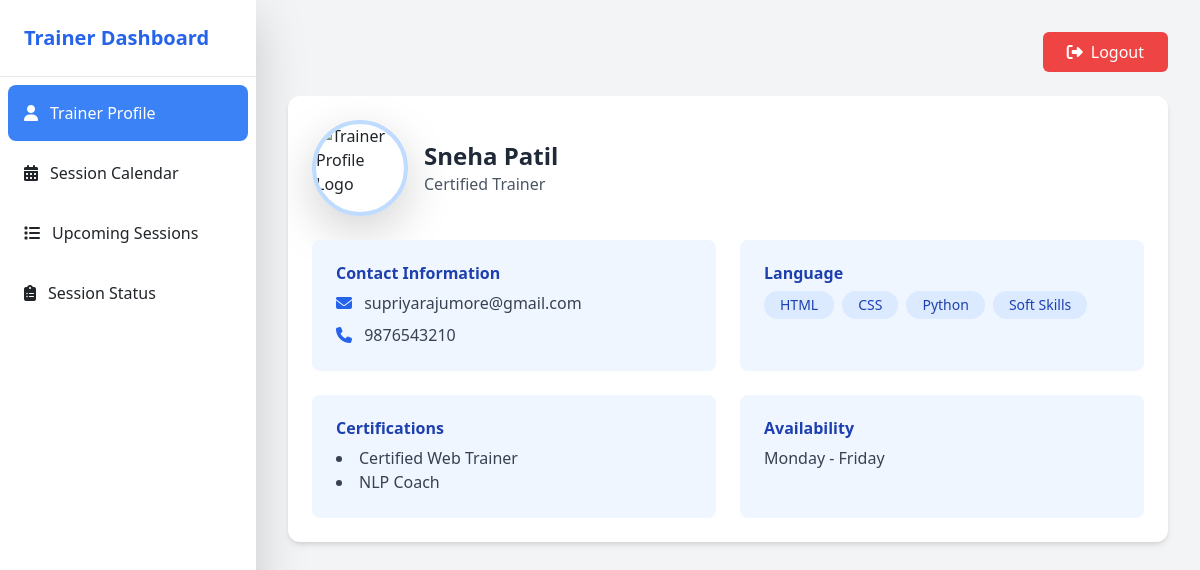
Page /calendar.php (signed in) on the committed database.
### tables this page shows
CREATE TABLE `member` (
  `id` int(11) NOT NULL,
  `email` varchar(100) NOT NULL,
  `password` varchar(100) NOT NULL,
  `role` varchar(20) DEFAULT 'trainer',
  `full_name` varchar(255) DEFAULT NULL,
  `phone_number` varchar(20) DEFAULT NULL,
  `Language` text DEFAULT NULL,
  `certifications` text DEFAULT NULL,
  `availability` text DEFAULT NULL
);

### calendar.php (the view, shortened to what this page needs)
<?php
$trainer_id = $_SESSION['trainer_id'];
$host = "localhost";
$user = "root";
$pass = "";
$db = "trainer";
$conn = new mysqli($host, $user, $pass, $db);
$trainer_info = [];
$sql_trainer = "SELECT email, full_name, phone_number,Language,certifications,availability FROM member WHERE id = $trainer_id";
$result_trainer = $conn->query($sql_trainer);
if ($result_trainer->num_rows > 0) {
    $trainer_info = $result_trainer->fetch_assoc();
}
?>
<!DOCTYPE html>
<html lang="en">
<head>
<link href="https://cdn.jsdelivr.net/npm/bootstrap@5.3.2/dist/css/bootstrap.min.css" rel="stylesheet">
    <script src="https://cdn.tailwindcss.com"></script>
    <link rel="stylesheet" href="https://cdnjs.cloudflare.com/ajax/libs/font-awesome/6.4.0/css/all.min.css">
</head>
<body class="bg-gray-100">
    <div class="flex min-h-screen">
        <div class="w-64 bg-white shadow-lg">
            <div class="p-4 border-b">
                <h1 class="text-xl font-bold text-blue-600">Trainer Dashboard</h1>
            </div>
            <nav class="space-y-1 p-2">
                <button class="tab-button w-full text-left p-3 rounded-lg flex items-center active" data-tab="profile">
                    <i class="fas fa-user mr-3"></i>
                    <span>Trainer Profile</span>
                </button>
                <button class="tab-button w-full text-left p-3 rounded-lg flex items-center" data-tab="calendar-tab">
                    <i class="fas fa-calendar-alt mr-3"></i>
                    <span>Session Calendar</span>
                </button>
                <button class="tab-button w-full text-left p-3 rounded-lg flex items-center" data-tab="upcoming">
                    <i class="fas fa-list mr-3"></i>
                    <span>Upcoming Sessions</span>
                </button>
                <button class="tab-button w-full text-left p-3 rounded-lg flex items-center" data-tab="status">
                   <i class="fas fa-clipboard-list mr-3"></i>
                   <span>Session Status</span>
                 </button>
            </nav>
        </div>
        <div class="flex-1 p-8">
<div id="profile" class="tab-content active">
  <div class="flex justify-end mb-4">
    <form action="logout.php" method="post">
        <button type="submit" class="px-4 py-2 bg-red-500 text-white rounded hover:bg-red-600 transition">
            <i class="fas fa-sign-out-alt mr-2"></i>Logout
        </button>
    </form>
</div>
    <div class="bg-white rounded-xl shadow-md overflow-hidden p-6">
        <div class="flex items-center mb-6">
            <div class="mr-4">
                <img src="https://cdn-icons-png.freepik.com/512/7718/7718888.png"
                     alt="Trainer Profile Logo"
                     class="rounded-full h-24 w-24 object-cover border-4 border-blue-200 shadow-lg">
            </div>
            <div>
                <h2 class="text-2xl font-bold text-gray-800">
    <?php echo htmlspecialchars($trainer_info['full_name'] ?? '--'); ?>
</h2>
                <p class="text-gray-600">Certified Trainer</p>
            </div>
        </div>
        <div class="grid grid-cols-1 md:grid-cols-2 gap-6">
            <div class="bg-blue-50 p-4 rounded-lg">
                <h3 class="font-semibold text-blue-800 mb-2">Contact Information</h3>
                <p class="text-gray-700"><i class="fas fa-envelope mr-2 text-blue-600"></i>
    <?php echo htmlspecialchars($trainer_info['email'] ?? '--'); ?>
</p>
                <p class="text-gray-700 mt-2"><i class="fas fa-phone mr-2 text-blue-600"></i>
    <?php echo htmlspecialchars($trainer_info['phone_number'] ?? '--'); ?>
</p>
            </div>
            <div class="bg-blue-50 p-4 rounded-lg">
    <h3 class="font-semibold text-blue-800 mb-2">Language</h3>
    <div class="flex flex-wrap gap-2">
        <?php
            $Language_items = explode(', ', $trainer_info['Language'] ?? '--');
            if ($Language_items[0] === '--') {
                echo '<span class="bg-blue-100 text-blue-800 px-3 py-1 rounded-full text-sm">--</span>';
            } else {
                foreach ($Language_items as $item) {
                    if (!empty($item)) {
                        echo '<span class="bg-blue-100 text-blue-800 px-3 py-1 rounded-full text-sm">' . htmlspecialchars($item) . '</span>';
                    }
                }
            }
        ?>
    </div>
</div>
            <div class="bg-blue-50 p-4 rounded-lg">
    <h3 class="font-semibold text-blue-800 mb-2">Certifications</h3>
    <ul class="list-disc list-inside text-gray-700">
        <?php
            $cert_items = explode(', ', $trainer_info['certifications'] ?? '--');
            foreach ($cert_items as $item) {
                if (!empty($item)) {
                    echo '<li>' . htmlspecialchars($item) . '</li>';
                } else {
                    echo '<li>--</li>';
                }
            }
        ?>
    </ul>
</div>
            <div class="bg-blue-50 p-4 rounded-lg">
                <h3 class="font-semibold text-blue-800 mb-2">Availability</h3>
                <p class="text-gray-700">
    <?php echo nl2br(htmlspecialchars($trainer_info['availability'] ?? '--')); ?>
</p>
            </div>
        </div>
    </div>
</div>
    <link href='https://cdn.jsdelivr.net/npm/fullcalendar@5.11.3/main.min.css' rel='stylesheet' />
</body>
</html>

### calendar.php (style rules this page uses)
.tab-content { display: none; }
.tab-content.active { display: block; }
.tab-button.active { background-color: #3b82f6; color: white; }

### rows in the picture
member: full_name "Sneha Patil", email "supriyarajumore@gmail.com", phone_number "9876543210", Language "HTML", Language "CSS", Language "Python", Language "Soft Skills", certifications "Certified Web Trainer", certifications "NLP Coach", availability "Monday - Friday"
